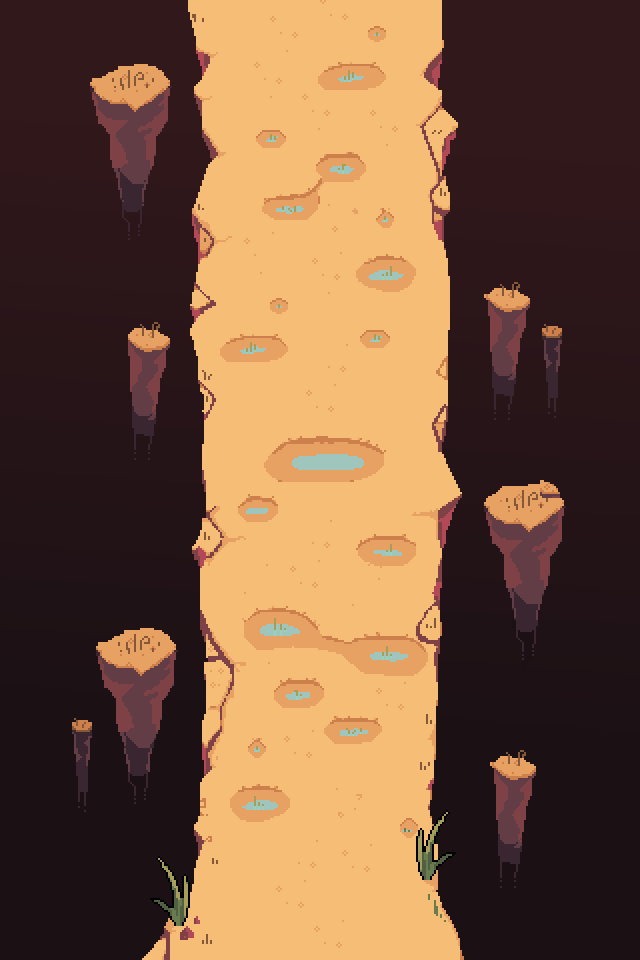

A level layout from a 2D game, rendered from its tile map. Below: a short description, then the map file with its tile-grid data intact:
An orthogonal 16x24 tile map with 40x40 px tiles, 1 tile layer (Tile Layer 1) and 7 objects (2x transition, down, up, spawn).

<map version="1.10" tiledversion="1.10.2" orientation="orthogonal" renderorder="right-down" width="16" height="24" tilewidth="40" tileheight="40" infinite="0" nextlayerid="5" nextobjectid="8">
 <properties>
  <property name="light" type="bool" value="true" />
  <property name="music" value="deltarune/wind" />
 </properties>
 <tileset firstgid="1" source="../../tilesets/dunes_objects.tsx" />
 <layer id="1" name="Tile Layer 1" width="16" height="24">
  <data encoding="csv">
0,0,0,0,0,0,0,0,0,0,0,0,0,0,0,0,
0,0,0,0,0,0,0,0,0,0,0,0,0,0,0,0,
0,0,0,0,0,0,0,0,0,0,0,0,0,0,0,0,
0,0,0,0,0,0,0,0,0,0,0,0,0,0,0,0,
0,0,0,0,0,0,0,0,0,0,0,0,0,0,0,0,
0,0,0,0,0,0,0,0,0,0,0,0,0,0,0,0,
0,0,0,0,0,0,0,0,0,0,0,0,0,0,0,0,
0,0,0,0,0,0,0,0,0,0,0,0,0,0,0,0,
0,0,0,0,0,0,0,0,0,0,0,0,0,0,0,0,
0,0,0,0,0,0,0,0,0,0,0,0,0,0,0,0,
0,0,0,0,0,0,0,0,0,0,0,0,0,0,0,0,
0,0,0,0,0,0,0,0,0,0,0,0,0,0,0,0,
0,0,0,0,0,0,0,0,0,0,0,0,0,0,0,0,
0,0,0,0,0,0,0,0,0,0,0,0,0,0,0,0,
0,0,0,0,0,0,0,0,0,0,0,0,0,0,0,0,
0,0,0,0,0,0,0,0,0,0,0,0,0,0,0,0,
0,0,0,0,0,0,0,0,0,0,0,0,0,0,0,0,
0,0,0,0,0,0,0,0,0,0,0,0,0,0,0,0,
0,0,0,0,0,0,0,0,0,0,0,0,0,0,0,0,
0,0,0,0,0,0,0,0,0,0,0,0,0,0,0,0,
0,0,0,0,0,0,0,0,0,0,0,0,0,0,0,0,
0,0,0,0,0,0,0,0,0,0,0,0,0,0,0,0,
0,0,0,0,0,0,0,0,0,0,0,0,0,0,0,0,
4,0,0,0,0,0,0,0,0,0,0,0,0,0,0,0
</data>
 </layer>
 <objectgroup id="2" name="collision">
  <object id="1" x="200" y="0" width="40" height="960" />
  <object id="2" x="400" y="0" width="40" height="960" />
 </objectgroup>
 <objectgroup id="3" name="objects">
  <object id="3" name="transition" x="240" y="0" width="160" height="40">
   <properties>
    <property name="map" value="dunes/41" />
    <property name="marker" value="down" />
   </properties>
  </object>
  <object id="4" name="transition" x="240" y="920" width="160" height="40">
   <properties>
    <property name="map" value="dunes/39" />
    <property name="marker" value="up" />
   </properties>
  </object>
 </objectgroup>
 <objectgroup id="4" name="markers">
  <object id="5" name="down" x="320" y="880">
   <point />
  </object>
  <object id="6" name="up" x="320" y="80">
   <point />
  </object>
  <object id="7" name="spawn" x="320" y="800">
   <point />
  </object>
 </objectgroup>
</map>
